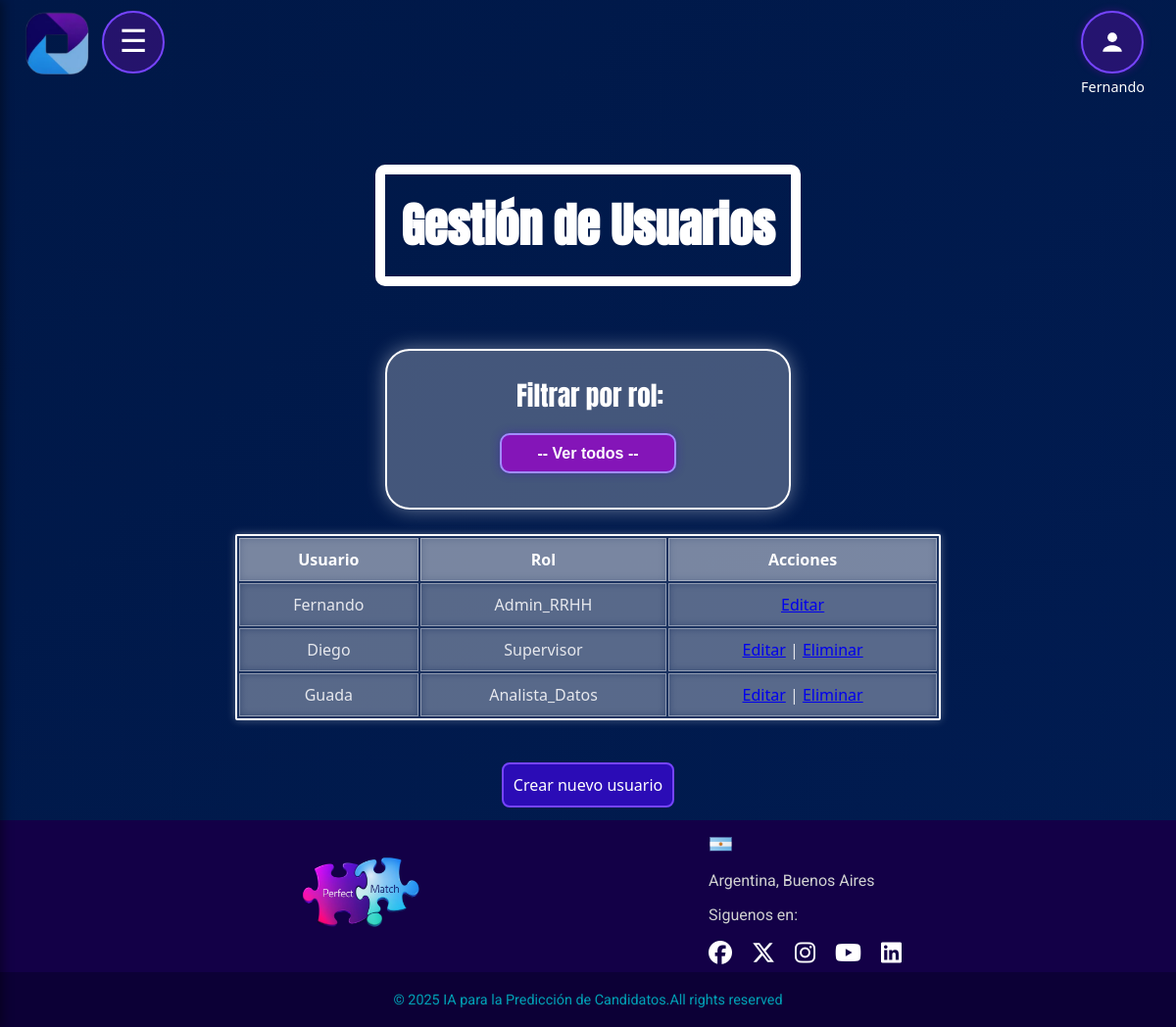
Screenshot of /gestionar_usuarios (signed in) with the database file from the repository.
### app.py (models this page shows)
class Usuario(db.Model):
    __tablename__ = 'usuario'
    id = db.Column(db.Integer, primary_key=True)
    username = db.Column(db.String(100), nullable=False, unique=True)
    password = db.Column(db.String(100), nullable=False)
    type = db.Column(db.String(50), nullable=False)

### app.py (the view)
@app.route('/gestionar_usuarios', methods=['GET', 'POST'])
@login_required(roles=["Admin_RRHH"])
def gestionar_usuarios():
    filtro = request.args.get('rol')
    if filtro:
        usuarios = Usuario.query.filter(Usuario.type == filtro).all()
    else:
        usuarios = Usuario.query.all()
    return render_template('gestionarUsuarios.html', usuarios=usuarios, filtro=filtro)

### app.py (called while the page is built)
def login_required(roles=None):
    def decorator(f):
        @wraps(f)
        def wrapped(*args, **kwargs):
            if 'username' not in session:
                return redirect(url_for('login'))
            if roles and session.get('type') not in roles:
                return "Acceso no autorizado"
            return f(*args, **kwargs)
        return wrapped
    return decorator

### templates/gestionarUsuarios.html (shortened to what this page needs)
<!DOCTYPE html>
<html lang="es">
<head>
  <link rel="stylesheet" href="{{ url_for('static', filename='gestionarUsuarios.css') }}">
  <link rel="stylesheet" href="https://cdnjs.cloudflare.com/ajax/libs/font-awesome/6.5.0/css/all.min.css">
  <link rel="stylesheet" href="{{ url_for('static', filename='css/header_general.css') }}">
  <link rel="stylesheet" href="{{ url_for('static', filename='css/menu.css') }}">
  <link rel="stylesheet" href="{{ url_for('static', filename='css/footer.css') }}">
</head>
<body>
  {% include "layout/header_general.html" %}
  {% include "layout/menu.html" %}
  <h1>Gestión de Usuarios</h1>
  <form method="GET" action="{{ url_for('gestionar_usuarios') }}">
    <label class="filtro-label">Filtrar por rol:</label>
    <select name="rol" class="custom-select" onchange="this.form.submit()">
      <option value="">-- Ver todos --</option>
    </select>
  </form>
  <table>
    <thead>
      <tr>
        <th>Usuario</th>
        <th>Rol</th>
        <th>Acciones</th>
      </tr>
    </thead>
    <tbody>
      {% for u in usuarios %}
      <tr>
        <td>{{ u.username }}</td>
        <td>{{ u.type }}</td>
        <td>
          <a href="{{ url_for('editar_usuario', id=u.id) }}"> Editar</a>
          {% if u.username != session['username'] %}
          | <a href="{{ url_for('eliminar_usuario', id=u.id) }}"
            onclick="return confirm('¿Eliminar usuario?')">Eliminar</a>
          {% endif %}
        </td>
      </tr>
      {% endfor %}
    </tbody>
  </table>
  <div class="submenu">
    <a href="{{ url_for('crear_usuario') }}">Crear nuevo usuario</a>
  </div>
  {% include "layout/footer.html" %}
</body>
</html>

### templates/layout/header_general.html (shortened to what this page needs)
<header>
    <div>
        <img class="logo" src="{{ url_for('static', filename='images/logoApptitudAI.png') }}" alt="Logo de ApptitudAI">
    </div>
    <div class="user-menu-wrapper">
        <label for="user-toggle" class="user-main">
            <div class="user-button">
                <svg viewBox="0 0 16 16" xmlns="http://www.w3.org/2000/svg" width="26" height="26">
                    <circle cx="8" cy="5" r="3" fill="#ffffff" />
                    <path d="M2 14c0-3 4-4 6-4s6 1 6 4" fill="#ffffff" />
                </svg>
            </div>
            <div class="user-name">
                <p style="color: white; margin: 4px 0 0 0; font-size: 0.9rem;">{{ session.get('username') }}</p>
            </div>
        </label>
    </div>
</header>

### static/gestionarUsuarios.css (style rules this page uses)
html { background: #5A189A; }
body { display: flex; flex-direction: column; justify-content: center; align-items: center; min-height: 100vh; margin: 0; padding: 0; font-family: 'Segoe UI', sans-serif; background: linear-gradient(135deg, #001847, #011d55, #2a0047, #390061); background-size: 400% 400%; animation: gradient 15s ease infinite; }
h1 { font-family: 'Anton', sans-serif; font-size: 3rem; font-weight: 600; color: #ffffff; text-align: center; margin: 3rem auto 1rem; border-radius: 10px; border: 10px solid #ffffff; padding: 1rem; animation: elevar 2s ease-out forwards; text-shadow: none; box-shadow: none; }
form { animation: elevar 2s ease-out forwards; margin: 3rem auto 4rem auto; padding: 25px; border-radius: 25px; max-width: 30%; width: 50%; text-align: center; color: #ffffff; background-color: rgba(255, 255, 255, 0.267); background-size: 400% 400%; border: 2px solid #ffffff; box-shadow: 0 0 20px rgba(255, 255, 255, 0.4); margin-bottom: 5px; }
input, select, button { text-decoration: none; color: rgba(255, 255, 255, 0.8); font-size: 1.2rem; font-weight: bold; margin: 10px auto; padding: 12px 14px; border-radius: 8px; background-color: rgba(255, 255, 255, 0.2); border: none; transition: all 0.3s ease-in-out; width: 180px; }
.filtro-label { display: block; font-family: 'Anton', sans-serif; font-size: 1.7rem; font-weight: 500; color: #ffffff; margin-bottom: 0.5rem; padding-left: 4px; transition: color 0.3s ease; }
.custom-select { background-color: #8415b8; color: white; border: 2px solid #a18cff; border-radius: 10px; padding: 10px 15px; font-size: 1rem; appearance: none; -webkit-appearance: none; -moz-appearance: none; cursor: pointer; text-align: center; text-align-last: center; box-shadow: 0 0 10px rgba(56, 21, 184, 0.4); transition: background-color 0.3s ease, box-shadow 0.3s ease; }
.custom-select option { background-color: #3815b8; color: white; text-align: center; }
table { max-width: 60%; width: 100%; border-collapse: separate; background-color: rgba(255, 255, 255, 0.1); color: rgba(255, 255, 255, 0.85); border-radius: 2px; border: 2px solid #fff; box-shadow: 0 0 8px rgba(255, 255, 255, 0.3); transition: all 0.3s ease-in-out; animation: elevar 2s ease-out forwards; margin-bottom: 30px; margin-left: auto; margin-right: auto; margin-top: 20px; }
table th, table td { padding: 10px 14px; text-align: center; border: 1px solid rgba(255, 255, 255, 0.4); backdrop-filter: blur(4px); }
table th { background-color: rgba(255, 255, 255, 0.2); color: #fff; font-weight: bold; }
table tr:nth-child(even), table tr:nth-child(odd) { background-color: rgba(255, 255, 255, 0.1); }

### static/css/header_general.css (style rules this page uses)
header { display: flex; flex-wrap: nowrap; align-items: center; justify-content: space-between; width: 100%; box-sizing: border-box; top: 0; z-index: 10; position: absolute; padding: 10px 20px; background-color: transparent; }
.logo { position: relative; margin-left: 5px; max-height: 70px; max-width: 100%; }
.user-menu-wrapper { top: 0.7rem; right: 2rem; position: fixed; }
.user-main { cursor: pointer; }
.user-button { background-color: rgba(183, 0, 255, 0.2); border: 2px solid #7644ff; box-shadow: 0 0 8px rgba(161, 0, 201, 0.3); border-radius: 50%; width: 60px; height: 60px; display: flex; align-items: center; justify-content: center; transition: background-color 0.3s; }

### static/css/menu.css (style rules this page uses)
.submenu { padding: 10px 20px; display: flex; flex-direction: column; }
.submenu a { background-color: rgb(43, 12, 182); padding: 10px; border-radius: 8px; border: 2px solid #7644ff; margin: 3px 0; color: #ffffff; text-decoration: none; transition: all 0.2s ease-out; }
.user-name { text-align: center; }

### rows the page displays
Usuario: get "Fernando", username "Fernando", type "Admin_RRHH"
Usuario: username "Diego", type "Supervisor"
Usuario: username "Guada", type "Analista_Datos"
